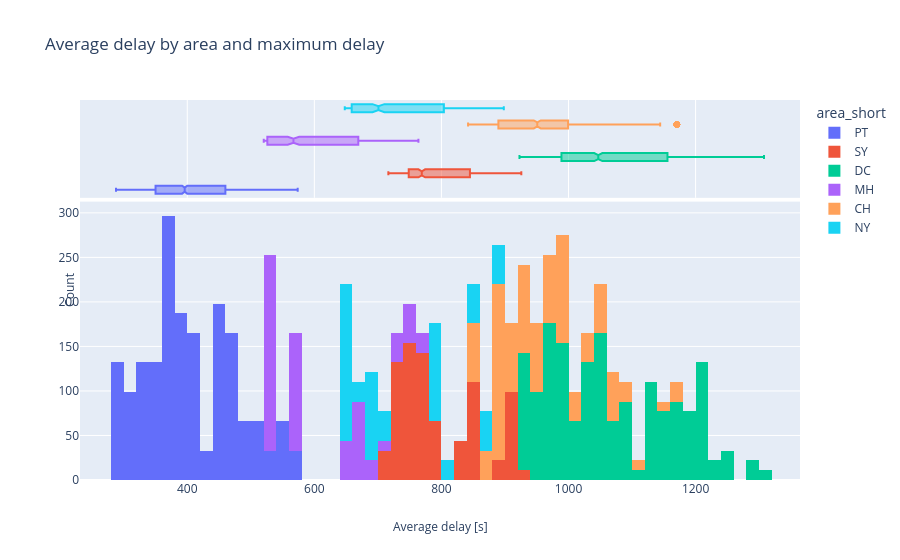

The cell this chart's notebook holds for it:
### Code cell
delay_area = oc_df[['area_short', 'max_delay', 'avg_delay']]
fig = px.histogram(
    delay_area,
    x='avg_delay',
    color='area_short',
    title='Average delay by area and maximum delay',
    marginal='box'
    )

# fig.update_layout(
#     height=800,
#     width=1400,
# )

# small figures
fig.for_each_yaxis(lambda y: y.update(title=''))  # Remove titles
fig.for_each_xaxis(lambda x: x.update(title=''))  # Remove titles

# titles
# fig.add_annotation(x=0.5, y=1.15, text="Area", xref="paper", yref="paper", showarrow=False) # facet column title
# fig.add_annotation(x=1.02, y=0.5, text="Maximum delay [s]", xref="paper", yref="paper", showarrow=False, textangle=90) # facet row title
fig.add_annotation(x=-0.03, y=0.5, text="Count", textangle=-90, xref="paper", yref="paper", showarrow=False) # y axis title
fig.add_annotation(x=0.5, y=-0.15, text="Average delay [s]", xref="paper", yref="paper", showarrow=False) #x axis title
fig.for_each_annotation(lambda a: a.update(text=a.text.split("=")[-1]))
fig.show()

### Figure 1 — Plotly figure (JSON) as saved in the notebook; plotly's stock layout.template omitted (floating-point values rounded to 4 significant figures; data arrays with more than 128 entries replaced by an {"elided": "..."} marker saying what was removed)
{"data": [{"bingroup": "x", "hovertemplate": "area_short=PT<br>avg_delay=%{x}<br>count=%{y}<extra></extra>", "legendgroup": "PT", "marker": {"color": "#636efa", "pattern": {"shape": ""}}, "name": "PT", "orientation": "v", "showlegend": true, "type": "histogram", "x": {"elided": "1804 float values"}, "xaxis": "x", "yaxis": "y"}, {"hovertemplate": "area_short=PT<br>avg_delay=%{x}<extra></extra>", "legendgroup": "PT", "marker": {"color": "#636efa"}, "name": "PT", "notched": true, "showlegend": false, "type": "box", "x": {"elided": "1804 float values"}, "xaxis": "x2", "yaxis": "y2"}, {"bingroup": "x", "hovertemplate": "area_short=SY<br>avg_delay=%{x}<br>count=%{y}<extra></extra>", "legendgroup": "SY", "marker": {"color": "#EF553B", "pattern": {"shape": ""}}, "name": "SY", "orientation": "v", "showlegend": true, "type": "histogram", "x": {"elided": "814 float values"}, "xaxis": "x", "yaxis": "y"}, {"hovertemplate": "area_short=SY<br>avg_delay=%{x}<extra></extra>", "legendgroup": "SY", "marker": {"color": "#EF553B"}, "name": "SY", "notched": true, "showlegend": false, "type": "box", "x": {"elided": "814 float values"}, "xaxis": "x2", "yaxis": "y2"}, {"bingroup": "x", "hovertemplate": "area_short=DC<br>avg_delay=%{x}<br>count=%{y}<extra></extra>", "legendgroup": "DC", "marker": {"color": "#00cc96", "pattern": {"shape": ""}}, "name": "DC", "orientation": "v", "showlegend": true, "type": "histogram", "x": {"elided": "1661 float values"}, "xaxis": "x", "yaxis": "y"}, {"hovertemplate": "area_short=DC<br>avg_delay=%{x}<extra></extra>", "legendgroup": "DC", "marker": {"color": "#00cc96"}, "name": "DC", "notched": true, "showlegend": false, "type": "box", "x": {"elided": "1661 float values"}, "xaxis": "x2", "yaxis": "y2"}, {"bingroup": "x", "hovertemplate": "area_short=MH<br>avg_delay=%{x}<br>count=%{y}<extra></extra>", "legendgroup": "MH", "marker": {"color": "#ab63fa", "pattern": {"shape": ""}}, "name": "MH", "orientation": "v", "showlegend": true, "type": "histogram", "x": {"elided": "616 float values"}, "xaxis": "x", "yaxis": "y"}, {"hovertemplate": "area_short=MH<br>avg_delay=%{x}<extra></extra>", "legendgroup": "MH", "marker": {"color": "#ab63fa"}, "name": "MH", "notched": true, "showlegend": false, "type": "box", "x": {"elided": "616 float values"}, "xaxis": "x2", "yaxis": "y2"}, {"bingroup": "x", "hovertemplate": "area_short=CH<br>avg_delay=%{x}<br>count=%{y}<extra></extra>", "legendgroup": "CH", "marker": {"color": "#FFA15A", "pattern": {"shape": ""}}, "name": "CH", "orientation": "v", "showlegend": true, "type": "histogram", "x": {"elided": "990 float values"}, "xaxis": "x", "yaxis": "y"}, {"hovertemplate": "area_short=CH<br>avg_delay=%{x}<extra></extra>", "legendgroup": "CH", "marker": {"color": "#FFA15A"}, "name": "CH", "notched": true, "showlegend": false, "type": "box", "x": {"elided": "990 float values"}, "xaxis": "x2", "yaxis": "y2"}, {"bingroup": "x", "hovertemplate": "area_short=NY<br>avg_delay=%{x}<br>count=%{y}<extra></extra>", "legendgroup": "NY", "marker": {"color": "#19d3f3", "pattern": {"shape": ""}}, "name": "NY", "orientation": "v", "showlegend": true, "type": "histogram", "x": {"elided": "594 float values"}, "xaxis": "x", "yaxis": "y"}, {"hovertemplate": "area_short=NY<br>avg_delay=%{x}<extra></extra>", "legendgroup": "NY", "marker": {"color": "#19d3f3"}, "name": "NY", "notched": true, "showlegend": false, "type": "box", "x": {"elided": "594 float values"}, "xaxis": "x2", "yaxis": "y2"}], "layout": {"annotations": [{"showarrow": false, "text": "Count", "textangle": -90, "x": -0.03, "xref": "paper", "y": 0.5, "yref": "paper"}, {"showarrow": false, "text": "Average delay [s]", "x": 0.5, "xref": "paper", "y": -0.15, "yref": "paper"}], "barmode": "relative", "legend": {"title": {"text": "area_short"}, "tracegroupgap": 0}, "title": {"text": "Average delay by area and maximum delay"}, "xaxis": {"anchor": "y", "domain": [0, 1], "title": {"text": ""}}, "xaxis2": {"anchor": "y2", "domain": [0, 1], "matches": "x", "showgrid": true, "showticklabels": false, "title": {"text": ""}}, "yaxis": {"anchor": "x", "domain": [0, 0.7326], "title": {"text": ""}}, "yaxis2": {"anchor": "x2", "domain": [0.7426, 1], "matches": "y2", "showgrid": false, "showline": false, "showticklabels": false, "ticks": "", "title": {"text": ""}}}}
